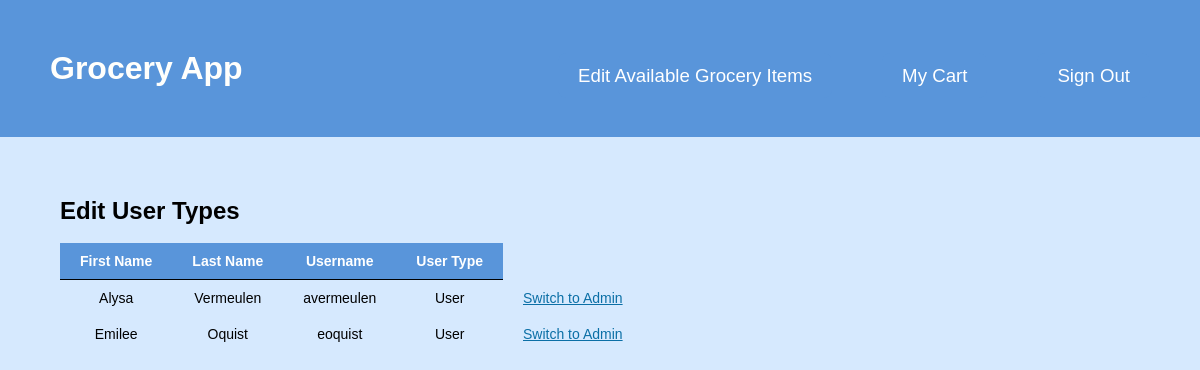
The page /GroceryApp/editUserTypesPage.php (signed in) on the database its author committed.
### tables this page shows
CREATE TABLE User (
    firstName TEXT NOT NULL,
    lastName TEXT NOT NULL,
    username TEXT NOT NULL PRIMARY KEY,
    password TEXT NOT NULL,
    userType TEXT NOT NULL
);

### GroceryApp/editUserTypesPage.php (the view, shortened to what this page needs)
<!DOCTYPE html>
<html>
<head>
    <link rel="stylesheet" href="styles.css" />
</head>
<body>
<div class="page">
        <header class="menu-container">
                <h1 class="logo">
                    <a class="logo-link" href="./index.html">Grocery App</a>
                </h1>
                <nav class="menu">
                    <?php
                        if($_SESSION['userType'] == "Admin"){
                            echo '<li><a class="nav-link" href="editAvailableItems.php">Edit Available Grocery Items</a></li>';
                        }
                    ?>
                    <li><a class="nav-link" href="./groceryList.php">My Cart</a></li>
                    <li><a class="nav-link" href="./signOut.php">Sign Out</a></li>
                </nav>
        </header>
        <article class="content">
            <header>
                <h2>Edit User Types</h2>
            </header>
            <div>
                <?php
                    $db_file = './myDB/grocery.db';
                    try {
                        $db = new PDO('sqlite:' . $db_file);
                        $db->setAttribute(PDO::ATTR_ERRMODE, PDO::ERRMODE_EXCEPTION);
                        $qry = "select * from user order by firstName;";
                        $result_set = $db->query($qry);
                        echo '<br>
                            <table>
                                <thead>
                                    <tr>
                                    <th>First Name</th>
                                    <th>Last Name</th>
                                    <th>Username</th>
                                    <th>User Type</th>
                                    </tr>
                                </thead>
                                <tbody>';
                        $message = "Switch to Admin";
                        foreach($result_set as $tuple){
                            if ($tuple['username'] != $_SESSION['username']){
                                if ($tuple['userType'] == "Admin"){
                                    $message = "Switch to Standard User";
                                }
                                else{
                                    $message = "Switch to Admin";
                                }
                                echo '<tr>
                                        <td>'.$tuple['firstName'].'</td>
                                        <td>'.$tuple['lastName'].'</td>
                                        <td>'.$tuple['username'].'</td>
                                        <td>'.$tuple['userType'].'</td>
                                        <td><a href="editUserType.php?username='.$tuple['username'].'" style="color: #0b6fa6">'.$message.'</a></td>
                                    </tr>';
                            }
                        }
                        echo '</tbody>
                            </table>';
                    }
                    catch(PDOException $e) {
                        die('Exception : '.$e->getMessage());
                    }
                ?>
            </div>
        </article>
    </div>
</body>
</html>

### GroceryApp/styles.css (style rules this page uses)
:root { --header-color: #5995da; --header-font: #fff; --header-hover: #5d6063; --header-dropdown-background: #b2d6ff; --background-color: #d6e9fe; --body-font: #fffffc; --pop-of-green: #b9f5d8; --pop-of-blue: #08a4bd; }
* { margin: 0; padding: 0; box-sizing: border-box; font-family: "Franklin Gothic Medium", "Arial Narrow", Arial, sans-serif; }
body { min-height: 100vh; display: flex; background-color: var(--background-color); flex-direction: column; }
.page { height: 100%; }
.menu-container { color: var(--header-font); background-color: var(--header-color); padding: 20px 0; display: flex; justify-content: space-between; width: 100%; padding: 50px; }
.menu { margin-top: 15px; width: 60%; display: flex; align-items: center; justify-content: right; }
.menu > li { display: inline; margin-right: 50px; }
.menu > li:last-of-type { margin-right: 0; }
.nav-link:link, .nav-link:visited { background-color: var(--header-color); color: var(--header-font); padding: 12px 20px; transition-duration: 0.4s; box-shadow: none; border: none; border-radius: 8px; cursor: pointer; align-self: flex-end; font-size: 14pt; text-decoration: none; font-family: "Gill Sans", "Gill Sans MT", Calibri, "Trebuchet MS", sans-serif; }
.logo-link:link, .logo-link:visited { color: var(--body-font); text-decoration: none; font-family: "Gill Sans", "Gill Sans MT", Calibri, "Trebuchet MS", sans-serif; }
.content { display: block; margin: 5%; }
table { border-collapse: collapse; padding: 20px 0; padding-left: 10%; font-size: 14pt; }
th { border-bottom: 1px solid black; padding: 10px 20px; font-size: 14px; text-align: center; color: var(--header-font); background-color: var(--header-color); }
td { padding: 10px 20px; font-size: 14px; text-align: center; }

### rows shown on the page
user: firstName "Alysa", lastName "Vermeulen", username "avermeulen", userType "User", userType "Switch to Admin"
user: firstName "Emilee", lastName "Oquist", username "eoquist", userType "User", userType "Switch to Admin"
